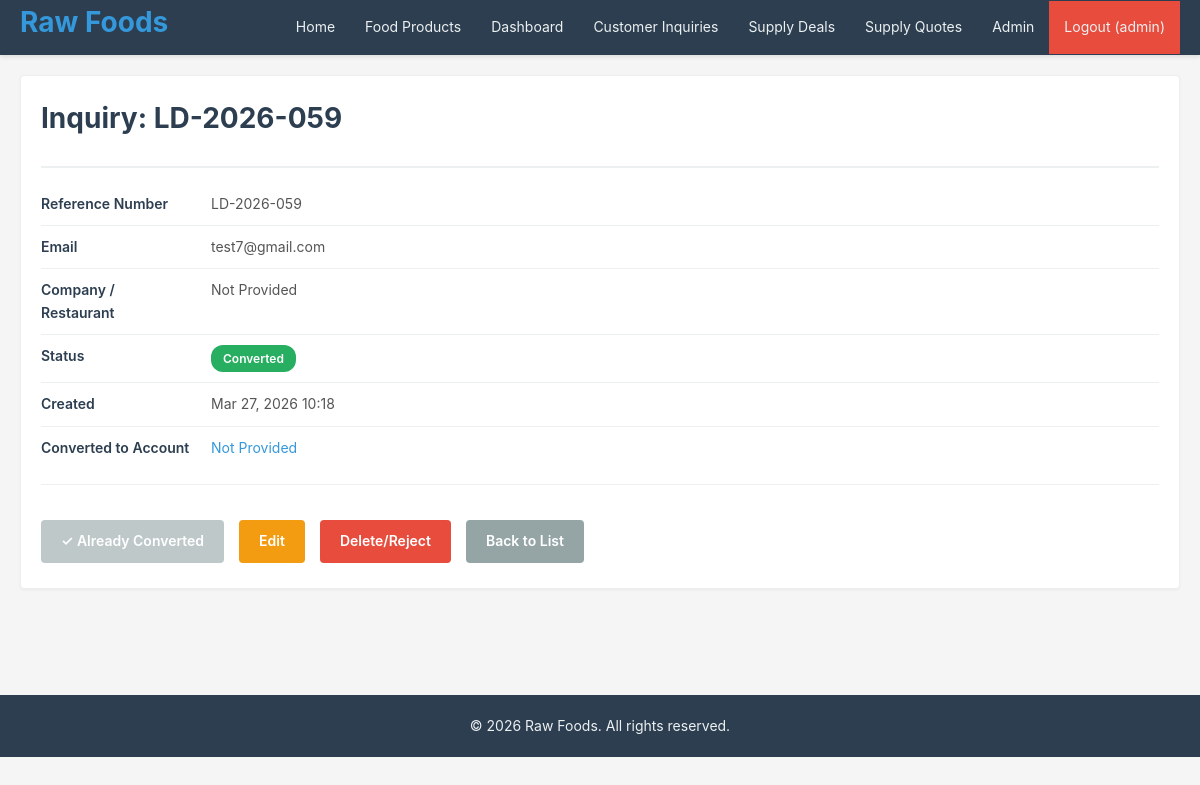
The page /sales/leads/59/ (signed in) on the database its author committed.
### crm/models.py (models this page shows, shortened)
class Lead(models.Model):
    STATUS_CHOICES = [
        ('New', 'New'),
        ('Qualified', 'Qualified'),
        ('Converted', 'Converted'),
        ('Rejected', 'Rejected'),
    ]
    reference_number = models.CharField(
        max_length=20, unique=True, default=generate_lead_reference
    )
    email = models.EmailField()
    company_name = models.CharField(
        max_length=150, verbose_name="Company / Restaurant Name"
    )
    product_interested = models.ForeignKey(
        Product, on_delete=models.SET_NULL, null=True, blank=True,
        verbose_name="Interested Product (Feed/Oil/Grain)"
    )
    quantity = models.IntegerField(
        null=True, blank=True, validators=[MinValueValidator(1)],
        verbose_name="Quantity Required"
    )
    status = models.CharField(max_length=20, choices=STATUS_CHOICES, default='New')
    converted_to_acct_id = models.ForeignKey(
        'Account', on_delete=models.SET_NULL, null=True, blank=True, related_name='leads'
    )
    notes = models.TextField(blank=True, help_text="Delivery Location & other notes")
    created_at = models.DateTimeField(auto_now_add=True)
    updated_at = models.DateTimeField(auto_now=True)
    objects = models.Manager()
    class Meta:  # pylint: disable=too-few-public-methods
        ordering = ['-created_at']
        verbose_name = 'Customer Inquiry'
        verbose_name_plural = 'Customer Inquiries'

class Account(models.Model):
    company_name = models.CharField(max_length=150)
    industry = models.CharField(max_length=100, blank=True)
    contact_person_name = models.CharField(max_length=100)
    email = models.EmailField()
    phone = models.CharField(max_length=20)
    address = models.TextField(blank=True)
    created_at = models.DateTimeField(auto_now_add=True)
    updated_at = models.DateTimeField(auto_now=True)
    objects = models.Manager()
    class Meta:  # pylint: disable=too-few-public-methods
        ordering = ['company_name']

### crm/views.py (the view)
# urls.py: path('sales/leads/<int:pk>/', views.lead_detail, name='lead_detail'),
@login_required
@staff_required
def lead_detail(request, pk):
    lead = get_object_or_404(Lead, id=pk)
    return render(request, 'lead_detail.html', {'lead': lead})

### crm/views.py (called while the page is built)
def staff_required(view_func):
    @wraps(view_func)
    def wrapper(request, *args, **kwargs):
        if not request.user.is_authenticated or not request.user.is_staff:
            messages.error(
                request, "You don't have permission to access this page.")
            return redirect('login')
        return view_func(request, *args, **kwargs)
    return wrapper

### templates/lead_detail.html (shortened to what this page needs)
{% extends "base.html" %}
{% block content %}
<div class="card">
    <div class="card-header">
        <h1>Inquiry: {{ lead.reference_number }}</h1>
    </div>
    <div class="card-body">
        <div class="detail-item">
            <div class="detail-label">Reference Number</div>
            <div class="detail-value">{{ lead.reference_number }}</div>
        </div>
        <div class="detail-item">
            <div class="detail-label">Email</div>
            <div class="detail-value">{{ lead.email }}</div>
        </div>
        <div class="detail-item">
            <div class="detail-label">Company / Restaurant</div>
            <div class="detail-value">{{ lead.company_name }}</div>
        </div>
        <div class="detail-item">
            <div class="detail-label">Status</div>
            <div class="detail-value"><span class="badge badge-{{ lead.status|lower }}">{{ lead.status }}</span></div>
        </div>
        <div class="detail-item">
            <div class="detail-label">Created</div>
            <div class="detail-value">{{ lead.created_at|date:"M d, Y H:i" }}</div>
        </div>
        {% if lead.converted_to_acct_id %}
            <div class="detail-item">
                <div class="detail-label">Converted to Account</div>
                <div class="detail-value">
                    <a href="{% url 'opportunity_list' %}">{{ lead.converted_to_acct_id.company_name }}</a>
                </div>
            </div>
        {% endif %}
    </div>
    <div class="card-footer">
        <div class="btn-group">
            {% if lead.status == 'Qualified' and not lead.converted_to_acct_id %}
                <a href="{% url 'lead_convert' lead.id %}" class="btn btn-success" style="font-weight:bold;">Convert to Opportunity</a>
            {% elif lead.converted_to_acct_id %}
                <span class="btn btn-secondary" style="opacity:0.6; cursor:default;">✓ Already Converted</span>
            {% else %}
                <span class="btn btn-secondary" title="Mark as Qualified to enable conversion" style="opacity:0.6; cursor:default;">Convert to Opportunity (Requires 'Qualified' status)</span>
            {% endif %}
            <a href="{% url 'lead_update' lead.id %}" class="btn btn-warning">Edit</a>
            <a href="{% url 'lead_delete' lead.id %}" class="btn btn-danger">Delete/Reject</a>
            <a href="{% url 'lead_list' %}" class="btn btn-secondary">Back to List</a>
        </div>
    </div>
</div>
{% endblock %}

### templates/base.html (shortened to what this page needs)
<!DOCTYPE html>
<html lang="en">
<head>
    {% load static %}
    <link rel="stylesheet" href="{% static 'css/style.css' %}">
</head>
<body>
    <nav class="navbar">
        <div class="nav-container">
            <h1 class="nav-logo">
                <a href="{% url 'home' %}">Raw Foods</a>
            </h1>
            <ul class="nav-menu">
                <li><a href="{% url 'home' %}">Home</a></li>
                <li><a href="{% url 'product_list' %}">Food Products</a></li>
                {% if user.is_authenticated %}
                {% if user.is_staff %}
                <li><a href="{% url 'sales_dashboard' %}">Dashboard</a></li>
                <li><a href="{% url 'lead_list' %}">Customer Inquiries</a></li>
                <li><a href="{% url 'opportunity_list' %}">Supply Deals</a></li>
                <li><a href="{% url 'quote_list' %}">Supply Quotes</a></li>
                {% if user.is_superuser %}
                <li><a href="/admin/">Admin</a></li>
                {% endif %}
                {% else %}
                <li><a href="{% url 'my_orders' %}">My Orders</a></li>
                {% endif %}
                <li><a href="{% url 'logout' %}" class="btn-logout">Logout ({{ user.username }})</a></li>
                {% else %}
                <li><a href="{% url 'request_quote' %}">Request Quote</a></li>
                <li><a href="{% url 'login' %}" class="btn-login">Login</a></li>
                {% endif %}
            </ul>
        </div>
    </nav>
    <div class="container">
        {% block content %}{% endblock %}
    </div>
    <footer class="footer">
        <p>&copy; 2026 Raw Foods. All rights reserved.</p>
    </footer>
</body>
</html>

### static/css/style.css (style rules this page uses)
* { margin: 0; padding: 0; box-sizing: border-box; }
html, body { height: 100%; }
body { font-family: -apple-system, BlinkMacSystemFont, "Segoe UI", Roboto, "Helvetica Neue", Arial, sans-serif; font-size: 14px; line-height: 1.6; color: #333; background-color: #f5f5f5; }
.container { max-width: 1200px; margin: 0 auto; padding: 20px; min-height: calc(100vh - 200px); }
.navbar { background-color: #2c3e50; padding: 0; box-shadow: 0 2px 4px rgba(0, 0, 0, 0.1); position: sticky; top: 0; z-index: 100; }
.nav-container { max-width: 1200px; margin: 0 auto; display: flex; justify-content: space-between; align-items: center; padding: 0 20px; }
.nav-menu { list-style: none; display: flex; gap: 0; align-items: center; flex-wrap: wrap; }
.nav-menu li { margin: 0; }
.nav-menu a { display: block; color: #ecf0f1; padding: 15px 15px; text-decoration: none; transition: background-color 0.3s; }
.btn-logout { background-color: #e74c3c; }
.footer { background-color: #2c3e50; color: #ecf0f1; text-align: center; padding: 20px; margin-top: 40px; }
.btn { display: inline-block; padding: 10px 20px; margin-right: 5px; margin-bottom: 5px; border: none; border-radius: 4px; cursor: pointer; font-size: 14px; font-weight: 600; text-decoration: none; transition: background-color 0.3s, color 0.3s; text-align: center; }
.btn-danger { background-color: #e74c3c; color: white; }
.btn-warning { background-color: #f39c12; color: white; }
.btn-secondary { background-color: #95a5a6; color: white; }
.btn-group { display: flex; gap: 10px; flex-wrap: wrap; margin-top: 20px; }
.card { background-color: white; border: 1px solid #ecf0f1; border-radius: 4px; padding: 20px; margin-bottom: 20px; box-shadow: 0 1px 3px rgba(0, 0, 0, 0.05); }
.card-header { border-bottom: 2px solid #ecf0f1; padding: 0 0 15px 0; margin-bottom: 15px; }
.card-body { min-height: 100px; }
.card-footer { border-top: 1px solid #ecf0f1; padding-top: 15px; margin-top: 15px; }
h1 { font-size: 28px; color: #2c3e50; margin-bottom: 10px; }
a { color: #3498db; text-decoration: none; }
.detail-item { display: grid; grid-template-columns: 150px 1fr; gap: 20px; padding: 10px 0; border-bottom: 1px solid #ecf0f1; }
.detail-item:last-child { border-bottom: none; }
.detail-label { font-weight: 600; color: #2c3e50; }
.detail-value { color: #555; }
.badge { display: inline-block; padding: 4px 12px; border-radius: 12px; font-size: 12px; font-weight: 600; }
.badge-converted { background-color: #27ae60; color: white; }

### rows shown on the page
Lead: reference_number "LD-2026-059", email "test7@gmail.com", company_name "Not Provided", status "Converted", created_at "Mar 27, 2026 10:18", converted_to_acct_id.company_name "Not Provided"

### other values the page prints
{{ user.username }} "admin"
